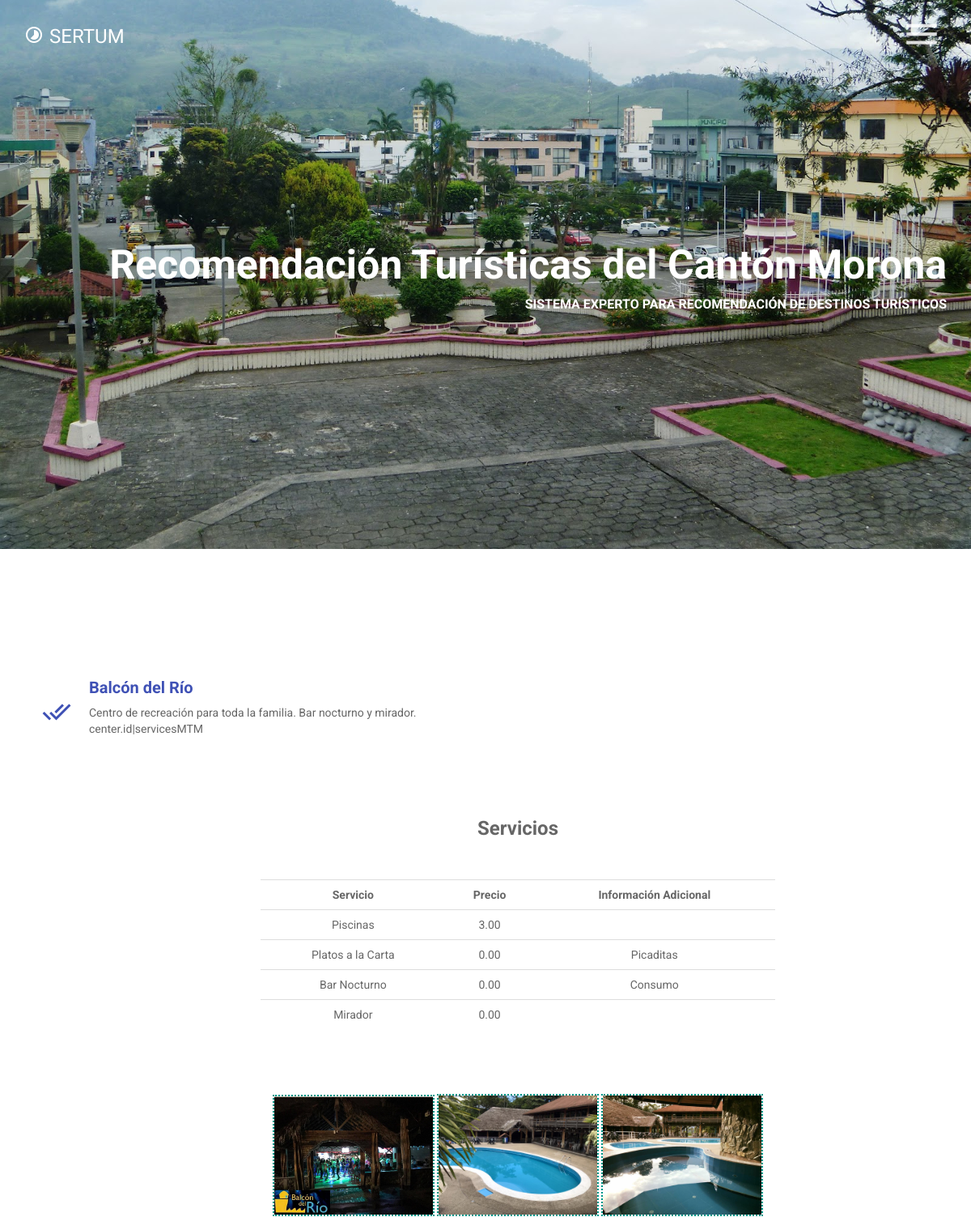
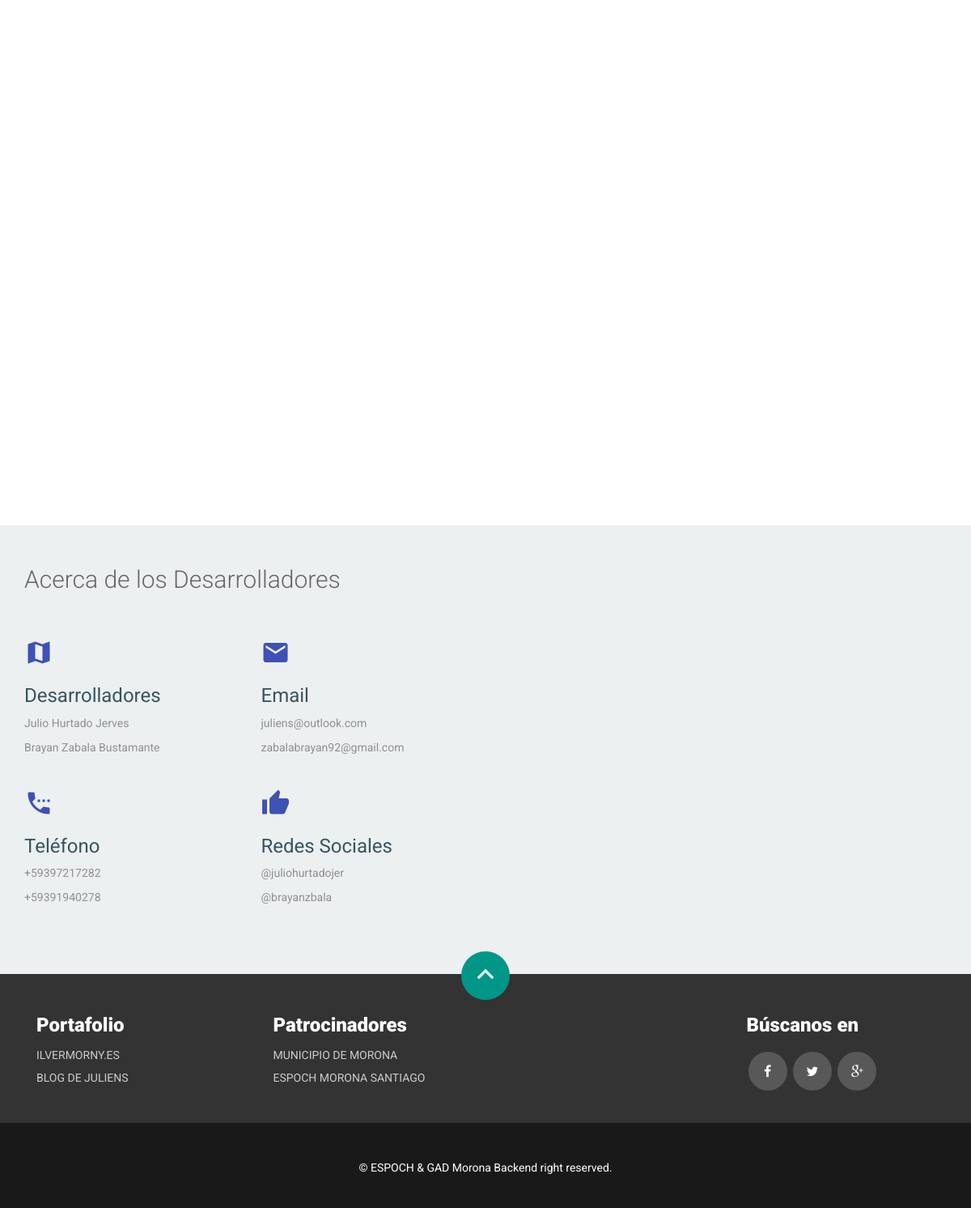
Page /destino/ver/balcon-del-rio/ on the committed database (2 pictures, top to bottom).
### centro/models.py (models this page shows, shortened)
class Center(models.Model):
    name = models.TextField(blank=False)
    addres = map_fields.AddressField(max_length=200)
    aditional_information = models.TextField(blank=True, verbose_name='Place Description')
    geolocation = map_fields.GeoLocationField(max_length=100)
    slug = AutoSlugField(unique=True, populate_from='name', always_update=True)
    user = models.OneToOneField(User, unique=True, null=True, related_name='center')
    free = models.BooleanField(default=False)
    service = models.ManyToManyField(Service, through='ServiceCenter')

class ServiceCenter(models.Model):
    center = models.ForeignKey(Center)
    service = models.ForeignKey(Service)
    cost = models.DecimalField(max_digits=10,
                               decimal_places=2,
                               blank=False,
                               default=00.00)
    observation = models.TextField(blank=True)
    def __str__(self):
        return self.service.name

class Picture(models.Model):
    picture = models.ImageField()
    center = models.ForeignKey(Center, related_name='pictures')
    description = models.CharField(max_length=255)

### servicio/models.py (models this page shows, shortened)
class Service(models.Model):
    name = models.CharField(max_length=256, unique=True)
    slug = AutoSlugField(unique=True, populate_from='name', always_update=True, null=True, default=name)

### centro/views.py (the view)
# urls.py: url(r'^destino/ver/(?P<slug>[-\w ]+)/$', CenterDetailView.as_view(), name='center_detail'),
class CenterDetailView(DetailView):
    model = Center
    template_name = 'center_detail.html'
    slug_field = 'slug'
    context_object_name = 'center'

### centro/templates/center_detail.html (shortened to what this page needs)
{% extends 'base.html' %}
{% load app_filters %}
{% block content %}
    <div class="col-md-12 col-sm-12 wow fadeInDown">
        <div class="features">
            <div class="icon">
                <i class="mdi-action-done-all"></i>
            </div>
            <div class="features-text">
                <h4>{{ center.name }}
                </h4>
                <p style="text-align: justify;">
                  {{ center.aditional_information|linebreaksbr }}
                </p>
            center.id|servicesMTM
            {% if center.servicecenter_set.all %}
                <br><br><br><br><div class="table-responsive" style="max-width: 60%; margin: auto auto;">
                    <br><h3 style="text-align: center;"><b>Servicios </b></h3><br><br>
                  <table class="table">
                    <tr align="center">
                        <td><b>Servicio</b></td>
                        <td><b>Precio</b></td>
                        <td><b>Información Adicional</b></td>
                    </tr>
                    {% for service in center.servicecenter_set.all %}
                        <tr align="center">
                            <td>{{ service }}</td>
                            <td>{{ service.cost }}</td>
                            <td>{{ service.observation }}</td>
                          </tr>
                    {% endfor %}
                  </table>
                </div>
          {% endif %}
          </div>
        </div>
    </div>
    <div id="links" class="col-md-12 col-sm-12">
        <div class="features">
              <div class="features-text" style="margin: auto auto; text-align: center;">
                {% for picture in center.pictures.all %}
                <a href="{% url 'ver_imagen' picture.picture %}" title="{{ picture.description }}">
                    <img src="{% url 'ver_imagen' picture.picture %}" alt="{{ picture.description }}" style="max-width: 200px; border-style:dotted;border-width:2px;">
                </a>
                {% endfor %}
              </div>
        </div>
    </div>
{% endblock %}
{% block map%}
    <div class="col-md-12 col-sm-12" style="height: 500px;">
        <div class="features" style="height: 500px;">
              <div class="features-text" style="height: 500px;">
                <div id="map" class="row" style="height: 500px;"></div>
              </div>
        </div>
    </div>
  {% endblock %}

### centro/static/css/main.css (style rules this page uses)
body { font-family: 'Roboto', sans-serif; color: #666; font-size: 14px; font-weight: 400; background: #fff; }
.row { padding: 30px 0; }
#features .features { margin: 30px 0; }
#features .features .icon { float: left; text-align: center; }
#features .features .icon i { width: 80px; height: 80px; line-height: 80px; border-radius: 50%; font-size: 36px; color: #3f51b5; }
#features .features h4 { margin-bottom: 10px; font-size: 20px; font-weight: 700; color: #3f51b5; }
#features .features .features-text { padding-left: 80px; }
#features .features .features-text p { margin: 0; }

### rows in the picture
Center: name "Balcón del Río", aditional_information "Centro de recreación para toda la familia. Bar nocturno y mirador."
ServiceCenter: service.name "Piscinas", cost "3.00"
ServiceCenter: service.name "Platos a la Carta", cost "0.00", observation "Picaditas"
ServiceCenter: service.name "Bar Nocturno", cost "0.00", observation "Consumo"
ServiceCenter: service.name "Mirador", cost "0.00"
Picture: picture (picture)
Picture: picture (picture)
Picture: picture (picture)
